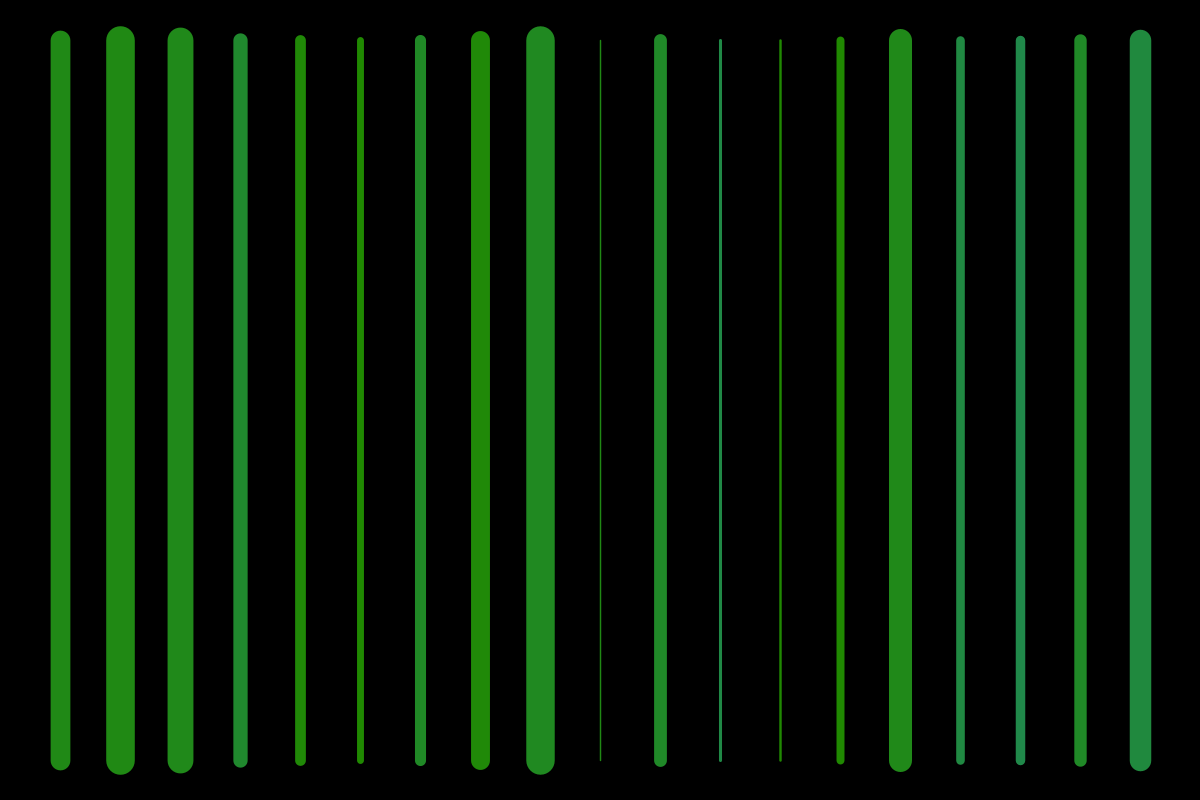
Frame 1 (no input)
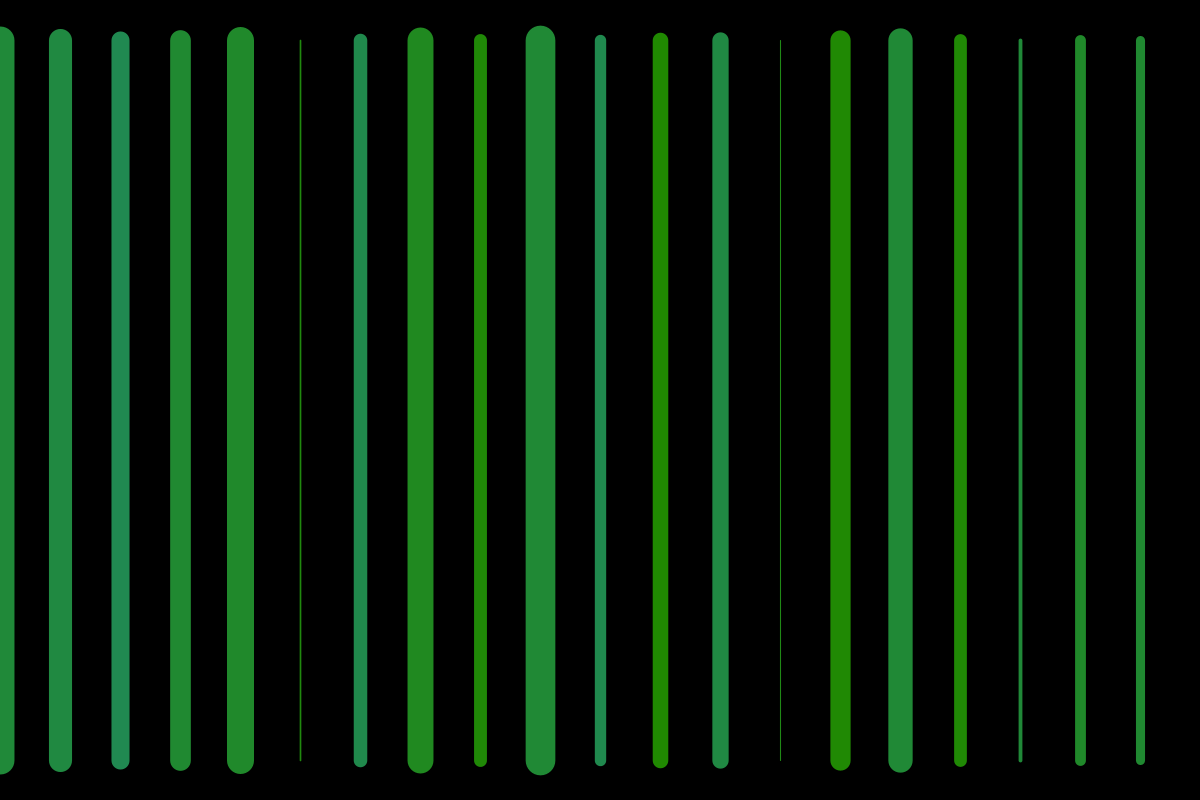
Frame 60 (the mouse pressed at the canvas centre just before this capture)
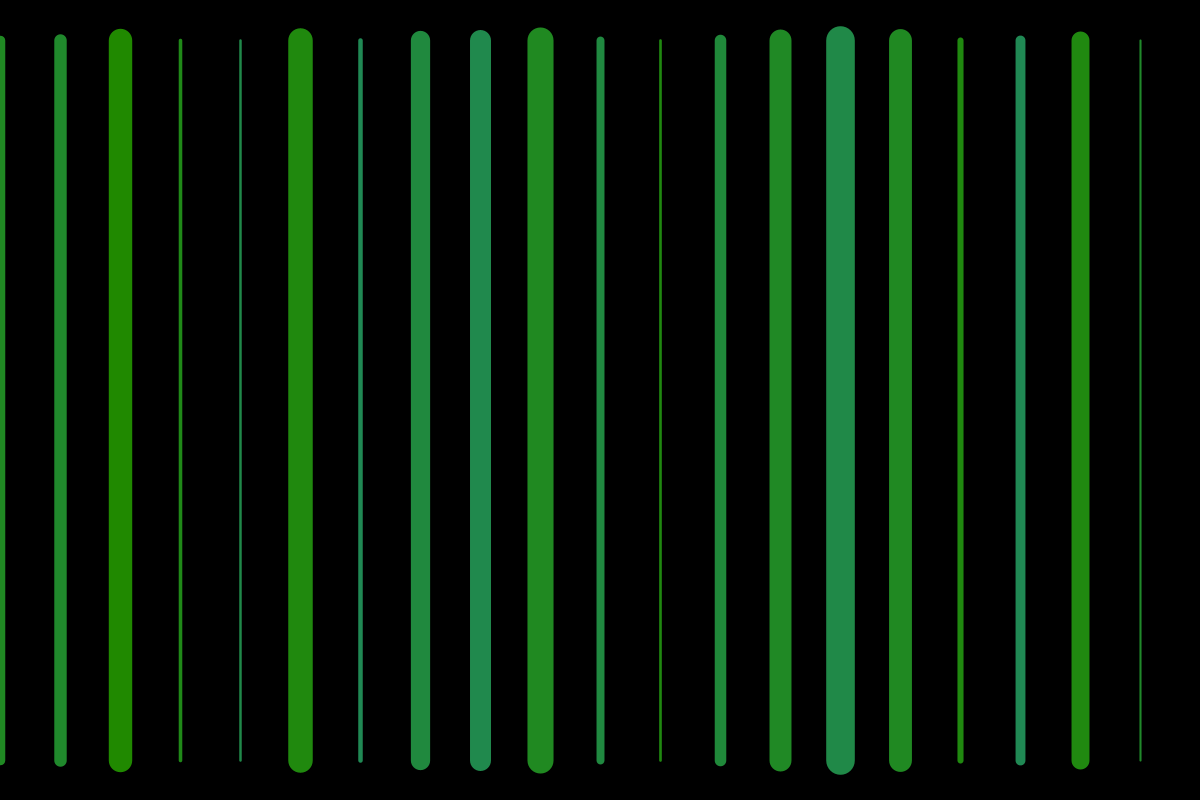
Frame 120 (the mouse held since frame 60 and released just before this capture)

The Processing sketch that drew these frames (run headless with seeded random() and noise(); from frame 60 on, the mouse is pressed at the canvas centre):

// Processing sketch: green_verts_X_control
// ── green_verts_X_control.pde


void setup() {
  size(1200, 800);
  background(0);
  smooth();
}



void draw() {

  int x= mouseX;
  //  for (int i=10;i>0;i++){
  background(0);
  drawVerts();
  //    i=x;
  delay(x);
}


void drawVerts() {
  strokeCap(ROUND);
  for (int i=0;i<width;i+=60) {
    line(i, 40, i, height-40);
    strokeWeight(random(1, 30));
    stroke(32, 137, random(0, 85));
  }
}
